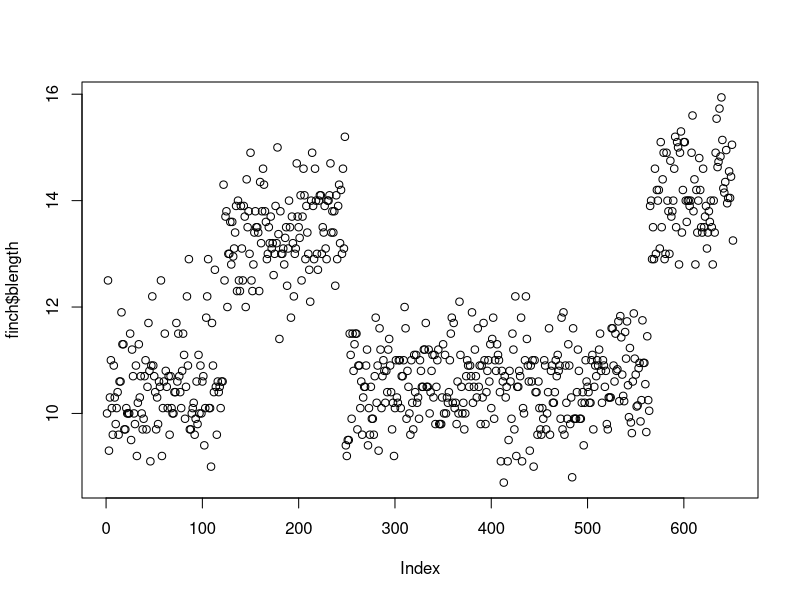
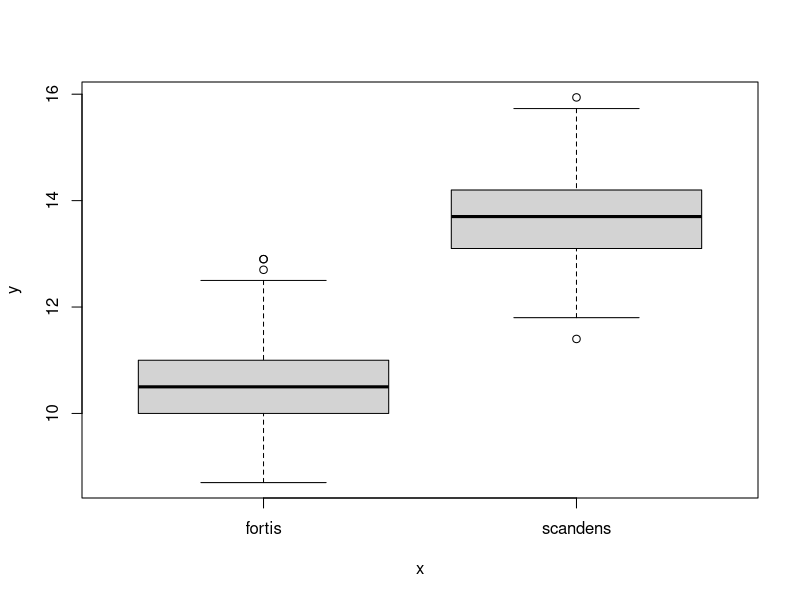
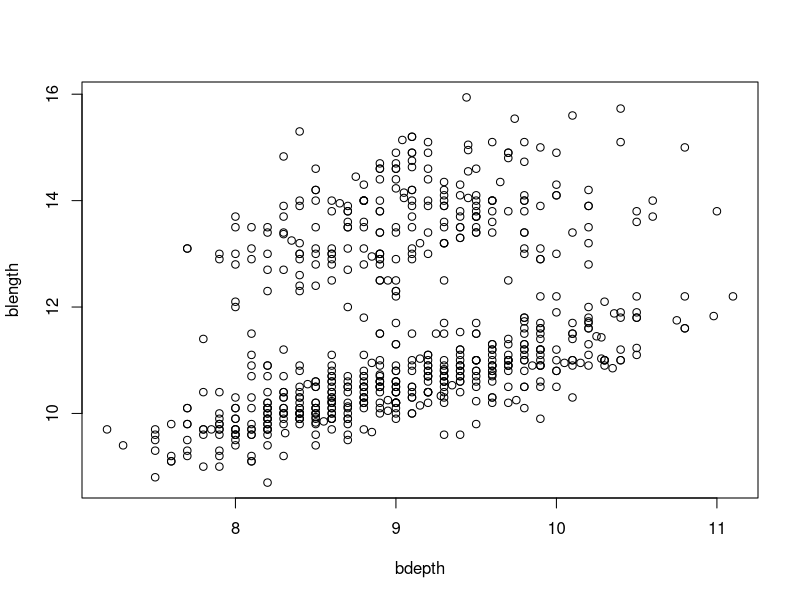
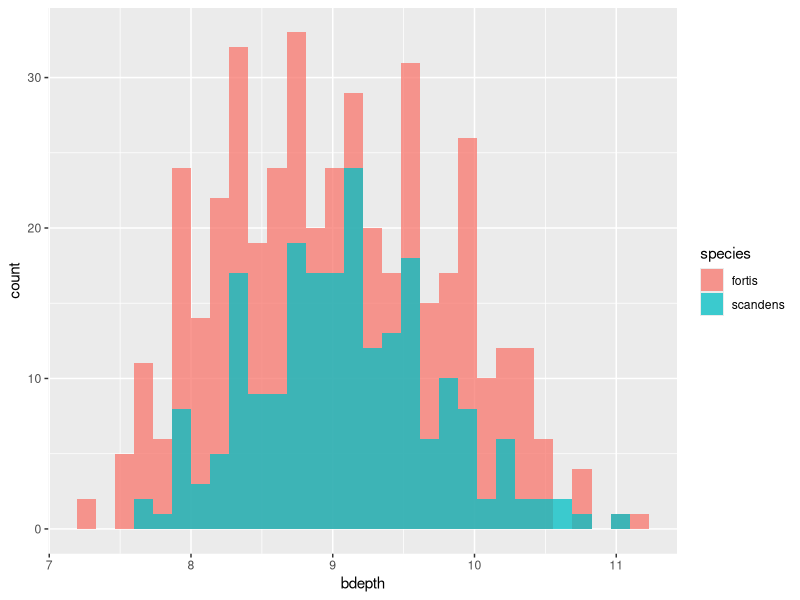
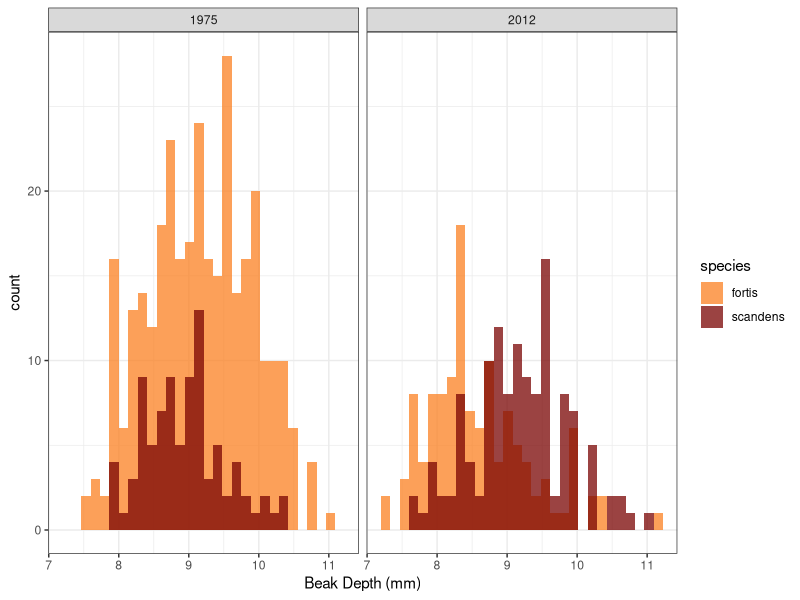
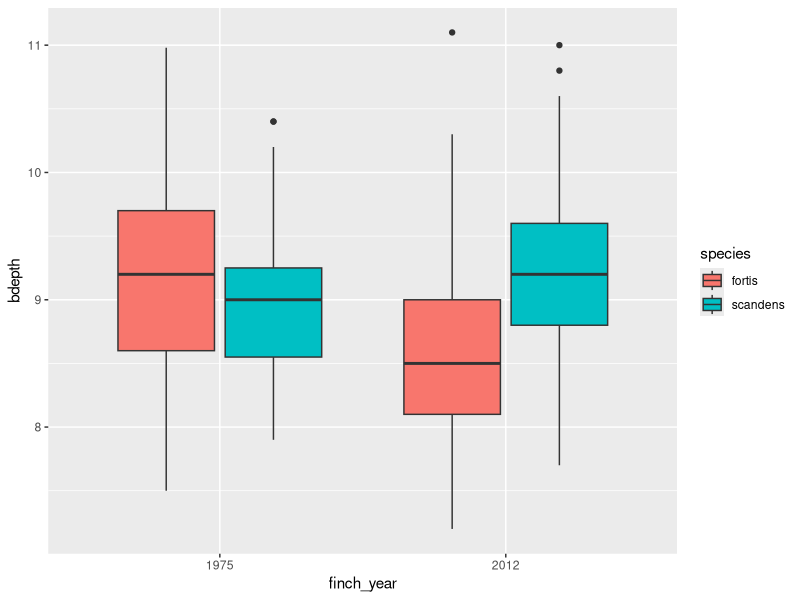
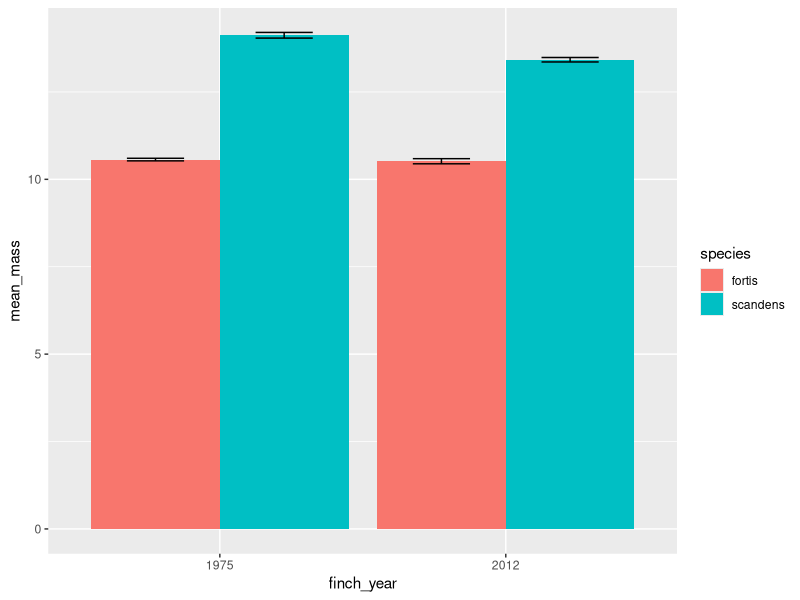
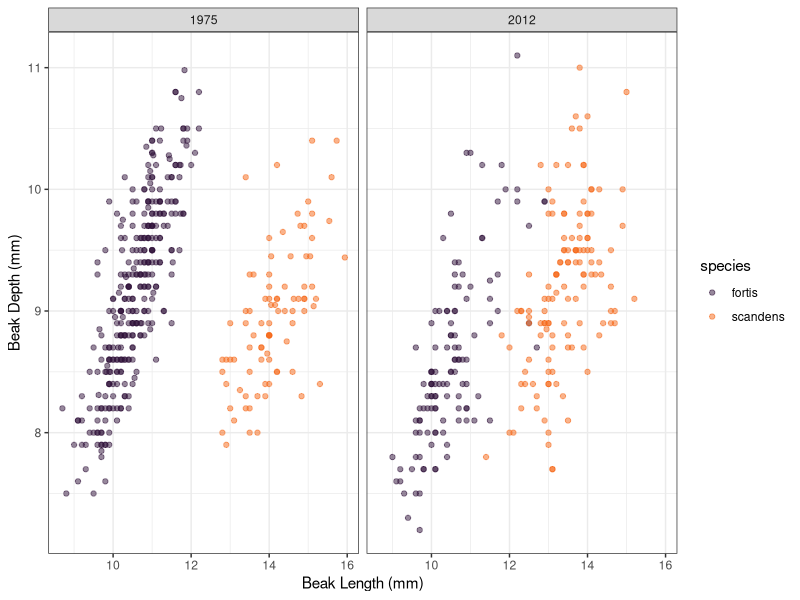

R code for these plots, in order:
# homework script
library(tidyverse)

finch <-  read.csv("data/galapago-finches.csv",
                  stringsAsFactors = TRUE)
finch

# problem 1.1
names(finch)
# problem 1.2 "year "band"
# problem 1.3 [1] "year"    "band"    "species" "blength" "bdepth" 

str(finch)
sapply(finch, is.factor)
# 1.4 column that is a factor is species, shows TRUE and is not a number, but a stated "thing". It has 2 levels: "fortis", "scandens"

mode(finch$year)
# 1.5 the mode of the year column is numeric

head(finch)
as_tibble(finch)
finch <- as_tibble(finch)
finch
names(finch)
unique(finch$year)
finch$year
unique(finch$species)

distinct(finch, year, species)

plot(finch$blength)
# 2.2 I see that beaks in the 100-250 and 575-675 range are trending longer, the concerning point is how low the shortest beak lengths are between finches 1-100 and 250-575.

plot(finch$species, finch$blength)
# 2.4 The scandens finch has a longer beak length than the fortis finch. The median for the fortis finch is nearly 10.5 mm and 50% of the fortis finches beaks are above 10 mm, with a few outliers above 13 mm. Scanden finches have a median beak length of about 14, and 50% of their beak lengths are 13.5~14 mm. There are two outliers, one below 12 mm and one 16 mm.

plot(blength~bdepth, data = finch)
# 2.6 When beak length is 10-11 mm there is a consistent gradual increase in beak depth from 8-10 mm. There are two distinct groups of finches with beak lengths that range from about 10-11 mm and 12-14.5 mm. There is also a positive correlation between the two, as beak depth increases so does beak length.


finch
finch |>
  filter(blength >= 15)
# 3.2 This code shows 15 rows of beak lengths greater/equal to 15. All the species are scandens and span from 1975 to 2012

finch |>
  filter(species == "fortis",
         bdepth < 8)
# 3.3 This filter shows me 35 rows


finch |>
  filter(blength == "10" |
           blength == "12")
# 3.4 23 rows!


finch2 <- finch |>
  mutate(finch_year = factor(year,
                             levels = c("1975", "2012")))
as_tibble(finch2)
# 3.5 printed into console

finch
finch2




# 3.6
finch_year_means <- finch2 |>
  group_by(species, finch_year) |>
  summarize(
    # new_name = function(column)
     mean_mass = mean(blength),
            sd_mass = sd(blength),
            n_mass = n()) |>
  mutate(se_mass = sd_mass / sqrt(n_mass)) |>
  ungroup()

finch_year_means




# 4.1

finch

ggplot(data = finch,
       aes(x = bdepth,
           fill = species)) +
         geom_histogram(position = "identity", 
                        alpha = 0.75)


# 4.2

ggplot(data = finch2,
       aes(x = bdepth, fill = species)) +
  geom_histogram(position = "identity", 
                 alpha = .75) +
  facet_wrap(~year) + 
  scale_fill_viridis_d(option = "turbo", 
                       begin = 0.75) +
  theme_bw() +
  scale_x_continuous(name = "Beak Depth (mm)")


# 4.3
ggplot(data = finch2,
       aes(x = finch_year, 
           fill = species,
           y = bdepth)) +
  geom_boxplot()


# 4.4
finch_year_means |>
  ggplot(aes(x = finch_year,
             y = mean_mass,
             fill = species,
             ymin = mean_mass - se_mass,
             ymax = mean_mass + se_mass)) +
  geom_col(position = "dodge") +
  geom_errorbar(position = position_dodge(0.9),
                width = 0.4)

# 4.5 

finch2 |> 
  ggplot(aes(x = blength,
             y = bdepth,
             color = species)) +
  geom_point(alpha = 0.5) +
  facet_wrap(~finch_year) +
  scale_color_viridis_d(option = "turbo",
                        end = 0.78) +
  theme_bw() +
  labs(x = "Beak Length (mm)",
       y = "Beak Depth (mm)")


# from notes used as reference
#      aes(x = Mass.final, # bdpeth blength
 #          y = SVL.final,
  #         color = Pred)) + # species
  #geom_point(alpha = 0.5) +
  #facet_wrap(~Res) + # year
  #scale_color_viridis_d(option = "mako",
   #                     end = 0.6) +
  #theme_bw()
